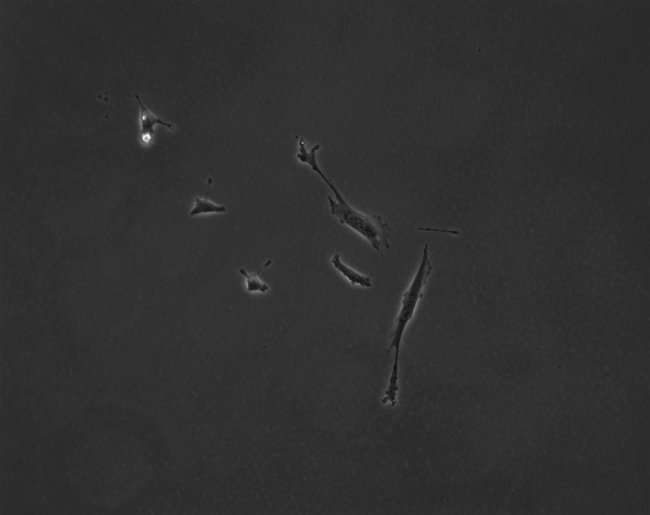
#> input picture HW4_TrackingCells/CS585-CellImages/0001.jpg, 1300 x 1030 px (shown at 1/2 size); its folder holds only this picture in this run
$ python -i segmentation.py   (imports and definitions only)   (older library calls are emulated)
#> lines starting #> are read from the running program, lines starting #| are printed output that depends on the picture; after the words box and inside, x2 and y2 are one past the last pixel; in counts of white or black regions, pixels touching at a corner belong together
#> further down, picture is the input picture: shape (1030, 1300); min 14, max 255, mean 48
import numpy as np
import matplotlib
import math
import cv2
from os import listdir
from os.path import isfile, join, abspath, exists

def segmentation(img):

    _, contours_opencv, hierarchy = cv2.findContours(img, cv2.RETR_TREE, cv2.CHAIN_APPROX_SIMPLE)

    bounding_boxes = []
    for index in range(len(contours_opencv)):
        x, y, w, h = cv2.boundingRect(contours_opencv[index])
        bounding_boxes.append([x, y, w, h])

    return bounding_boxes

# Description: segment out the cells in each image and
# return the centroids as the position measurement
# Input - the current frame
# Output - the position measurements array for each cell found in the frame
def find_measurements(current_frame):

    measurements = []

    # convert image to binary image
    thresh = 60
    im_bw = cv2.threshold(current_frame, thresh, 255, cv2.THRESH_BINARY)[1]
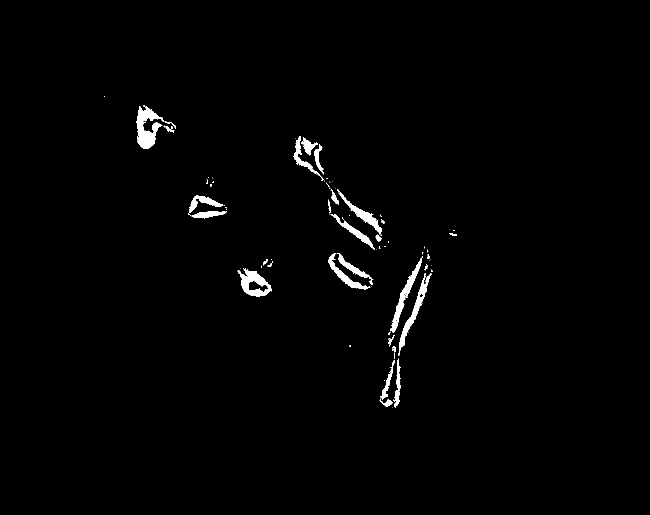
#> im_bw: shape (1030, 1300) (shown at 1/2 size); 1.3% white; 86 white regions (55 under 20 px)

    # determine the bounding box of each section
    bounding_boxes = segmentation(im_bw)
#> in segmentation, `_, contours_opencv, hierarchy = cv2.findContours(img, cv2.RETR_TREE, c..`: contours_opencv = 106 contours, 77 with area under 20; largest, box (x1, y1, x2, y2) and area: (272, 213, 328, 297) 2234, (475, 536, 544, 594) 2175, (797, 546, 863, 712) 1504, (780, 512, 845, 665) 1474, (674, 378, 764, 469) 1146
#> the loop in segmentation, `for index in range(len(contours_opencv)):` made 106 passes
#> (x, y, w, h) on passes 1 to 12: (784, 815, 1, 1), (786, 799, 4, 5), (759, 797, 26, 16), (768, 760, 2, 1), (761, 720, 28, 79), (788, 717, 13, 99), (797, 754, 3, 4), (788, 705, 2, 13), (784, 697, 3, 5), (785, 693, 7, 11), (699, 691, 3, 3), (776, 670, 13, 23)
#> after the loop in segmentation, `for index in range(len(contours_opencv)):`: bounding_boxes = 106 items, first 6: [784, 815, 1, 1], [786, 799, 4, 5], [759, 797, 26, 16], [768, 760, 2, 1], [761, 720, 28, 79], [788, 717, 13, 99]
    bounding_boxes = np.array(bounding_boxes)
#> bounding_boxes = 106 rows, first 6: [784, 815, 1, 1], [786, 799, 4, 5], [759, 797, 26, 16], [768, 760, 2, 1], [761, 720, 28, 79], [788, 717, 13, 99]

    # expand each bounding box by a little
    for b in range(len(bounding_boxes)):
        x, y, w, h = bounding_boxes[b]
        cv2.rectangle(im_bw, (x, y), (x + ((int) (w*1.1)), y + ((int) (h*1.1))), 255, cv2.FILLED, 8, 0)
#> this loop made 106 passes
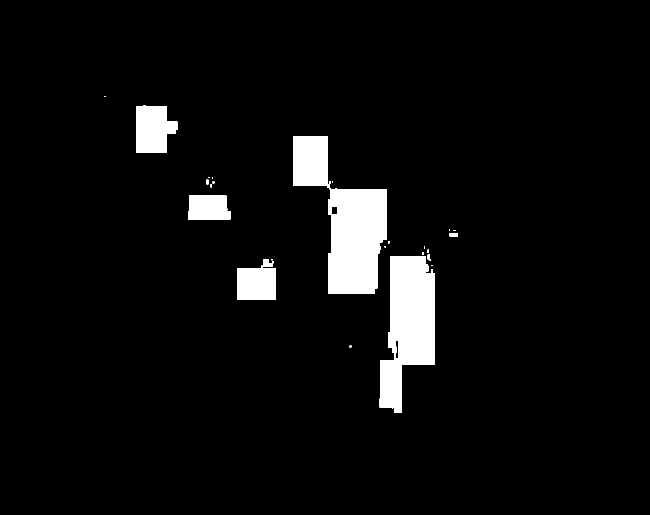
#> im_bw: shape (1030, 1300) (shown at 1/2 size); 5% white; 28 white regions (16 under 20 px)

    # segment out the enlarged bounding boxes
    bounding_boxes_larger = segmentation(im_bw)
#> in segmentation (call 2), `_, contours_opencv, hierarchy = cv2.findContours(img, cv2.RETR_TREE, c..`: contours_opencv = 30 contours, 19 with area under 20; largest, box (x1, y1, x2, y2) and area: (587, 272, 774, 587) 28500, (759, 512, 870, 826) 22500, (272, 210, 355, 306) 6088, (475, 531, 551, 600) 4736, (376, 391, 461, 439) 3650
#> the loop in segmentation (call 2), `for index in range(len(contours_opencv)):` made 30 passes
#> (x, y, w, h) on passes 1 to 12: (699, 691, 4, 4), (862, 539, 4, 6), (475, 531, 76, 69), (863, 530, 2, 2), (543, 518, 2, 3), (526, 518, 21, 16), (759, 512, 111, 314), (790, 680, 8, 38), (855, 509, 7, 13), (845, 504, 3, 6), (855, 499, 3, 7), (848, 493, 2, 5)
#> bounding_boxes_larger = 30 items, first 6: [699, 691, 4, 4], [862, 539, 4, 6], [475, 531, 76, 69], [863, 530, 2, 2], [543, 518, 2, 3], [526, 518, 21, 16]
    bounding_boxes_larger = np.array(bounding_boxes_larger)
#> bounding_boxes_larger = 30 rows, first 6: [699, 691, 4, 4], [862, 539, 4, 6], [475, 531, 76, 69], [863, 530, 2, 2], [543, 518, 2, 3], [526, 518, 21, 16]

    for b in range(len(bounding_boxes_larger)):
        x, y, w, h = bounding_boxes_larger[b]

        # only keep the larger sections
        if((w * h) < 2000):
            continue

        # draw a box around the section
        cv2.rectangle(current_frame, (x, y), (x + w, y + h), 0, 5, 8, 0)

        # draw and save the centroid of the bounding box
        centroid_x = (int) (x + w/2)
        centroid_y = (int) (y + h/2)
        cv2.circle(current_frame, (centroid_x, centroid_y), 5, 0, -1)
        measurements.append([centroid_x, centroid_y])
#> this loop made 30 passes
#> (x, y, w, h, centroid_x, centroid_y) on passes 3, 7, 18: (475, 531, 76, 69, 513, 565), (759, 512, 111, 314, 814, 669), (376, 391, 85, 48, 418, 415)
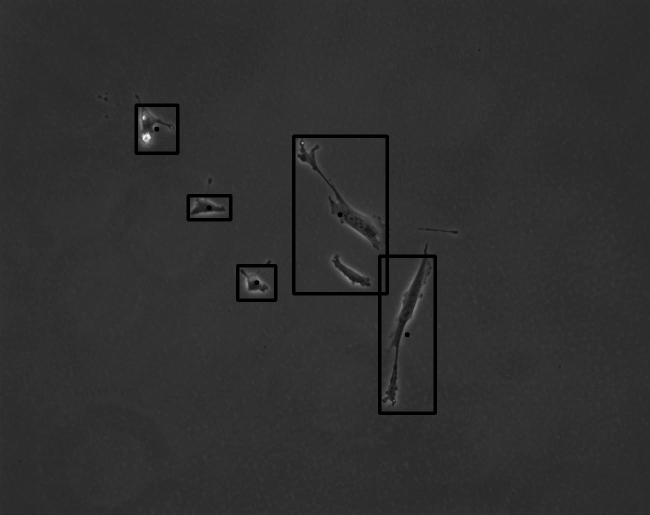
#> current_frame: shape (1030, 1300) (shown at 1/2 size); 1.46% of pixels changed, all inside (x1, y1, x2, y2) = (269, 207, 874, 830)

    return measurements

>>> import cv2
>>> picture = cv2.imread('../../../HW4_TrackingCells/CS585-CellImages/0001.jpg', cv2.IMREAD_GRAYSCALE)
>>> result = find_measurements(picture)
